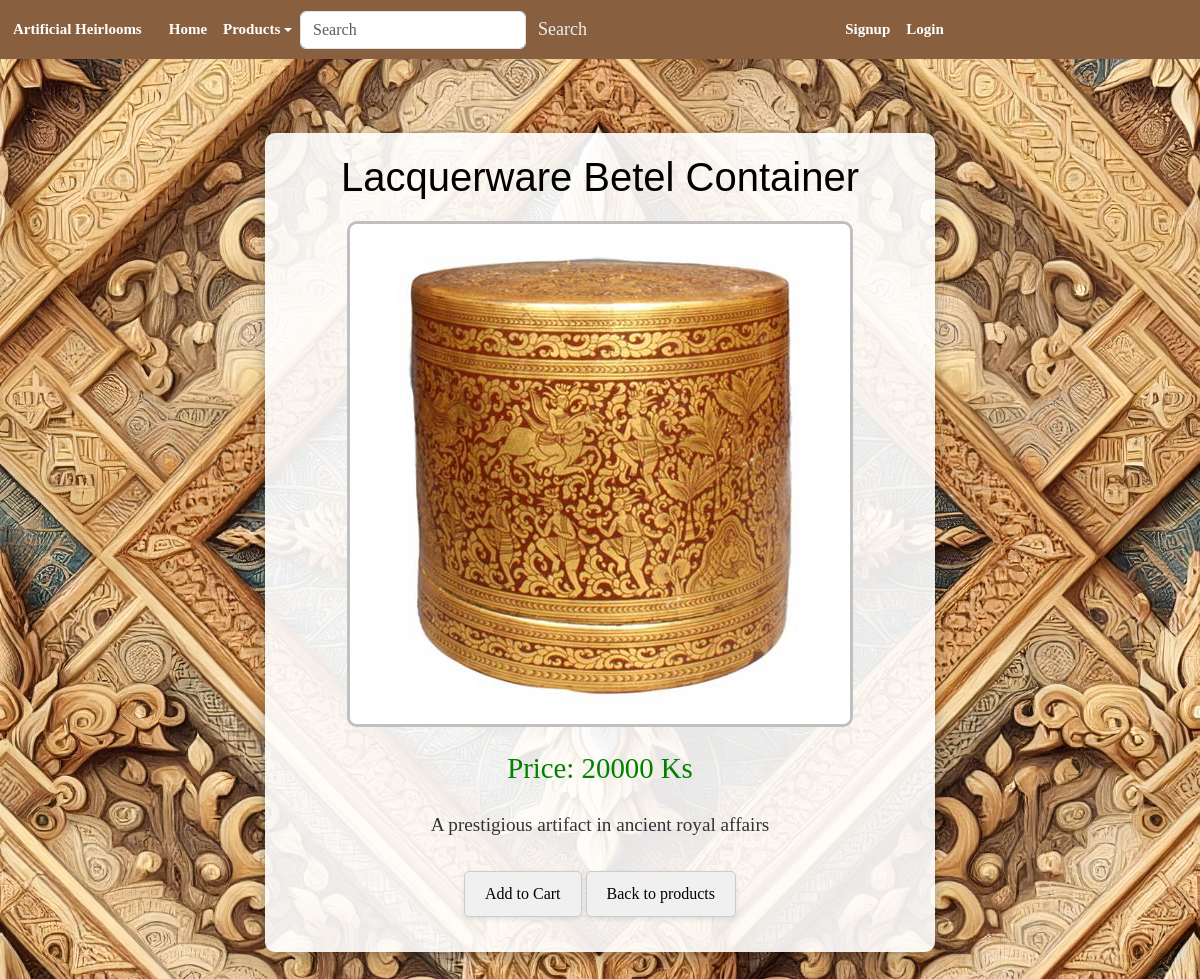
The page /products/1/ on the database its author committed.
### shop/models.py (models this page shows, shortened)
class Product(models.Model):
    name = models.CharField(max_length=200, null=False)
    image = models.ImageField(upload_to='item_images/', null=True, blank=True)
    description = models.TextField(blank=True)
    price = models.DecimalField(max_digits=10, decimal_places=0)
    stock = models.PositiveIntegerField(default=0)
    category = models.ForeignKey('Category', on_delete=models.CASCADE, null=True, blank=True)
    @property
    def imageURL(self):
        try:
            url = self.image.url
        except:
            url = ''
        return url

### shop/views.py (the view)
# urls.py: path('products/<int:product_id>/', views.product_detail, name='product_detail'),  # URL for item details
def product_detail(request, product_id):
    product = get_object_or_404(Product, id=product_id)  # Retrieve the item based on ID
    categories = Category.objects.all()
    if request.user.is_authenticated:
        customer = request.user.customer
        order, created = Order.objects.get_or_create(customer=customer, complete=False)
        items = order.orderitem_set.all()
    else:
        items = []
        order = {'get_cart_total':0, 'get_cart_items':0}
    context = {
        'product': product,
        'categories': categories,
        'order': order,
    }
    return render(request, 'product_detail.html', context)  # Render the item detail template

### shop/templates/product_detail.html (shortened to what this page needs)
{% extends "wallpaper_base.html" %}
{% load static %}
{% block content %}
<div class="product-details-container">
    <h1 class="product-name">{{ product.name }}</h1>
    <div class="image-panel">
        <img src="{{ product.imageURL }}" alt="{{ product.name }}">
    </div>
    <p class="product-price">Price: {{ product.price }} Ks</p>
    <p class="product-description"> {{ product.description }} </p>
    <button data-product="{{product.id}}" data-action="add" class="details-page-button update-cart">Add to Cart</button>
    <a class="details-page-button" href="{% url 'products' %}">Back to products</a>
</div>
{% endblock %}

### shop/static/css/custom.css (style rules this page uses)
body { color: #444444; font-family: serif; }
a { color: lavender; text-decoration: none; }
h1, h2, h3, h4, h5, h6 { font-family: "Arial", "Georgia"; }
.product-details-container .item-name, .product-details-container .item-description, .product-details-container .details-page-button { background-color: black; border-radius: 10px; padding: 10px 15px; margin-bottom: 15px; box-shadow: 0 2px 5px rgba(0, 0, 0, 0.1); display: inline-block; }
.product-details-container .details-page-button { text-decoration: none; color: black; background-color: #f0f0f0; padding: 10px 20px; border-radius: 5px; border: 1px solid #ccc; transition: background-color 0.3s ease; }
.product-name { font-size: 2.5em; margin-bottom: 20px; color: black; }
.image-panel img { max-width: 100%; height: auto; border-radius: 10px; border: 3px solid silver; transition: transform 0.3s; }
.product-price { font-size: 1.8em; margin: 20px 0; color: green; }
.product-description { font-size: 1.2em; line-height: 1.6; margin-bottom: 30px; color: #333333; }
.details-page-button { display: inline-block; padding: 10px 20px; font-size: 1em; color: black; background-color: white; border: 2px solid black; border-radius: 5px; text-decoration: none; transition: background-color 0.3s, color 0.3s; }

### rows shown on the page
Product: name "Lacquerware Betel Container", imageURL (picture), price "20000", description "A prestigious artifact in ancient royal affairs"
